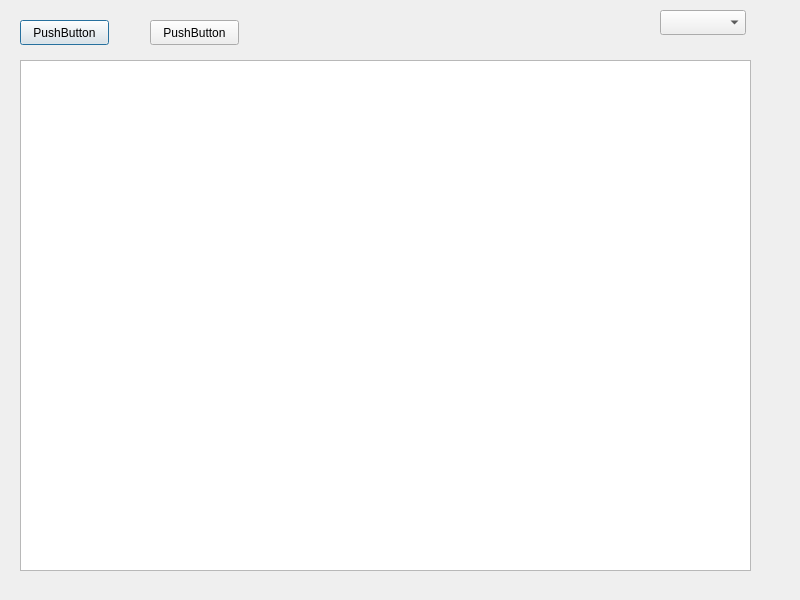
<?xml version="1.0" encoding="UTF-8"?>
<ui version="4.0">
 <class>Dialog</class>
 <widget class="QDialog" name="Dialog">
  <property name="geometry">
   <rect>
    <x>0</x>
    <y>0</y>
    <width>800</width>
    <height>600</height>
   </rect>
  </property>
  <property name="windowTitle">
   <string>Dialog</string>
  </property>
  <widget class="QPushButton" name="pushButton">
   <property name="geometry">
    <rect>
     <x>20</x>
     <y>20</y>
     <width>89</width>
     <height>25</height>
    </rect>
   </property>
   <property name="text">
    <string>PushButton</string>
   </property>
  </widget>
  <widget class="QPushButton" name="pushButton_2">
   <property name="geometry">
    <rect>
     <x>150</x>
     <y>20</y>
     <width>89</width>
     <height>25</height>
    </rect>
   </property>
   <property name="text">
    <string>PushButton</string>
   </property>
  </widget>
  <widget class="QTableView" name="tableView">
   <property name="geometry">
    <rect>
     <x>20</x>
     <y>60</y>
     <width>731</width>
     <height>511</height>
    </rect>
   </property>
  </widget>
  <widget class="QComboBox" name="comboBox">
   <property name="geometry">
    <rect>
     <x>660</x>
     <y>10</y>
     <width>86</width>
     <height>25</height>
    </rect>
   </property>
  </widget>
 </widget>
 <resources/>
 <connections/>
</ui>
